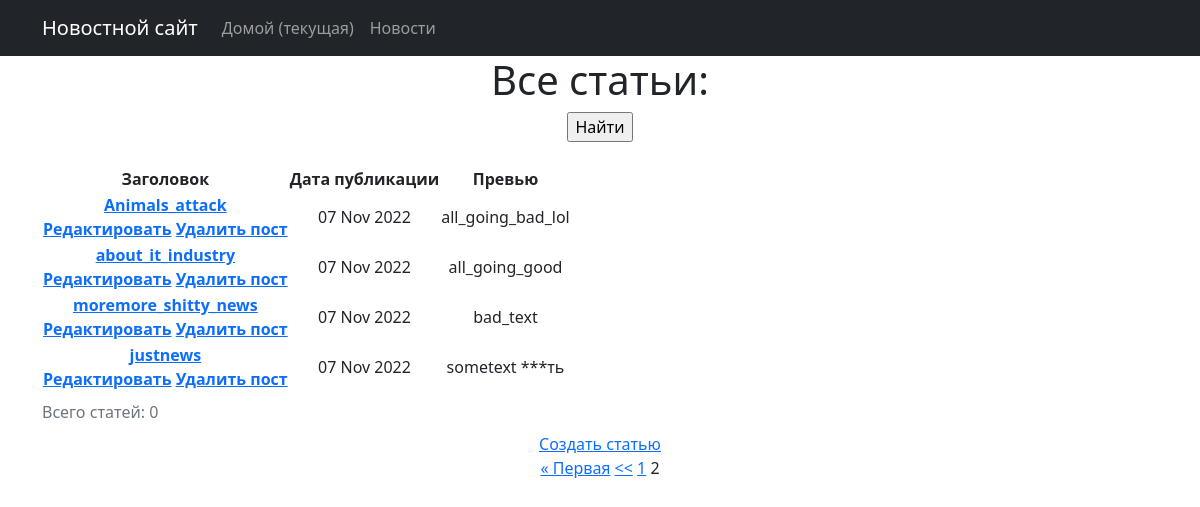
Page /?page=2 (signed in) on the committed database.
### news/models.py (models this page shows, shortened)
class Post(models.Model):
    author = models.ForeignKey(Author, on_delete=models.CASCADE)
    categoryType = models.CharField(max_length=7, choices=CATEGORY_CHOICES, default=ARTICLE)
    dateCreation = models.DateTimeField(auto_now_add=True, )
    postCategory = models.ManyToManyField(Category, through='PostCategory')
    title = models.CharField(max_length=128)
    text = models.TextField()
    rating = models.SmallIntegerField(default=0)
    class Meta:
        verbose_name = 'Статья'
        verbose_name_plural = 'Статьи'

### news/views.py (the view)
# urls.py: path('', Posts.as_view()),
class Posts(ListView):
    model = Post
    template_name = 'posts_search.html'
    context_object_name = 'posts'
    queryset = Post.objects.order_by('-dateCreation')
    paginate_by = 4
    def get_filter(self):
        return PostFilter(self.request.GET, queryset=super().get_queryset())
    def get_queryset(self):
        qs = self.get_filter().qs
        return qs
    def get_context_data(self, *, object_list=None, **kwargs):
        context = super().get_context_data(**kwargs)
        user = self.request.user
        limit = 3
        today = datetime.now()
        prev_day = today - timedelta(days=1)
        posts_day_count = Post.objects.filter(dateCreation__gte=prev_day, author__authorUser=user).count()
        context['posts_limit'] = limit <= posts_day_count
        return context

### news/templatetags/custom_filters.py (called while the page is built)
@register.filter(name='censor')
def censor(value):
    if not isinstance(value, str):
        raise ValueError(f'Тип данных{type(value)} нельзя проверить на цензуру')
    list_censor = [
        'хуй', 'хуи', 'хуя', 'бля', 'бляд', 'пизд', 'ебан', 'ебаны', 'сука',
    ]
    for word in list_censor:
        check = (value.lower()).find(word)
        while check != -1:
            len_ = len(word)
            value = value[:check] + '*' * len_ + value[check + len_:]
            check = (value.lower()).find(word)
    return value

@register.filter(name='is_filters_uses')
def is_filters_uses(value):
    filters_arg = value.find('&')
    if filters_arg != -1:
        is_first_list_now = value.find('?')
        if value[(is_first_list_now + 1): (is_first_list_now + 5)] == 'page':
            return value[filters_arg:]
        else:
            return ('&' + value[is_first_list_now + 1:])
    else:
        return ''

### news/templates/posts_search.html (shortened to what this page needs)
{% extends 'flatpages/default.html' %}
{% load custom_filters %}
{% load custom_tags %}
{% block content %}
    <h1>Все статьи:</h1>
    <form method="GET">
        <input type="submit" value="Найти">
    </form>
<br>
    <table>
        <caption>
            Всего статей: {{ filter.qs|length }}
        </caption>
        <thead>
        <tr>
            <th scope="col">Заголовок</th>
            <th scope="col">Дата публикации</th>
            <th scope="col">Превью</th>
        </tr>
        </thead>
        <tbody>
                {% for post in posts %}
                    <tr>
                        <th scope="row">
                            <a href="{% url 'post_detail' post.id %}">{{ post.title|censor }}</a>
                            <br>
                            <a href="{% url 'post_update' post.id %}">Редактировать</a>
                            <a href="{% url 'post_delete' post.id %}">Удалить пост</a>
                        </th>
                        <td>{{ post.dateCreation|date:"d M Y" }}</td>
                        <td>{{ post.text|truncatechars:50|censor }}</td>
                    </tr>
                {% endfor %}
        </tbody>
    </table>
<a href="{% url 'post_create' %}">Создать статью</a>
<br>
{% if is_paginated %}
        {% if page_obj.has_previous %}
            <a href="?page=1{{ request.get_full_path|is_filters_uses }}">&laquo; Первая</a>
            <a href="?page={{ page_obj.previous_page_number }}{{ request.get_full_path|is_filters_uses }}"><<</a>
        {% endif %}
        {% for num in page_obj.paginator.page_range %}
            {% if page_obj.number == num %}
                <a>{{ num }}</a>
            {% elif num > page_obj.number|add:'-3' and num < page_obj.number|add:'3' %}
                <a href="?page={{ num }}{{ request.get_full_path|is_filters_uses }}">{{ num }}</a>
            {% endif %}
        {% endfor %}
    {% endif %}
{% endblock content %}

### rows in the picture
Post: title|censor "Animals_attack", dateCreation "07 Nov 2022", text|censor "all_going_bad_lol"
Post: title|censor "about_it_industry", dateCreation "07 Nov 2022", text|censor "all_going_good"
Post: title|censor "moremore_shitty_news", dateCreation "07 Nov 2022", text|censor "bad_text"
Post: title|censor "justnews", dateCreation "07 Nov 2022", text|censor "sometext ***ть"

### other values in the picture
{{ filter.qs|length }} "0"
{{ num }} "1"
{{ num }} "2"
